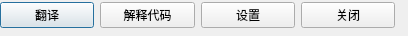
<?xml version="1.0" encoding="UTF-8"?>
<ui version="4.0">
 <class>LineBar</class>
 <widget class="QDialog" name="LineBar">
  <property name="geometry">
   <rect>
    <x>0</x>
    <y>0</y>
    <width>408</width>
    <height>36</height>
   </rect>
  </property>
  <property name="windowTitle">
   <string>Dialog</string>
  </property>
  <widget class="QWidget" name="horizontalLayoutWidget">
   <property name="geometry">
    <rect>
     <x>0</x>
     <y>0</y>
     <width>395</width>
     <height>31</height>
    </rect>
   </property>
   <layout class="QHBoxLayout" name="horizontalLayout">
    <item>
     <widget class="QPushButton" name="translate_button">
      <property name="text">
       <string>翻译</string>
      </property>
     </widget>
    </item>
    <item>
     <widget class="QPushButton" name="talk_code">
      <property name="text">
       <string>解释代码</string>
      </property>
     </widget>
    </item>
    <item>
     <widget class="QPushButton" name="setting_button">
      <property name="text">
       <string>设置</string>
      </property>
     </widget>
    </item>
    <item>
     <widget class="QPushButton" name="close_button">
      <property name="text">
       <string>关闭</string>
      </property>
     </widget>
    </item>
   </layout>
  </widget>
 </widget>
 <resources/>
 <connections/>
</ui>
